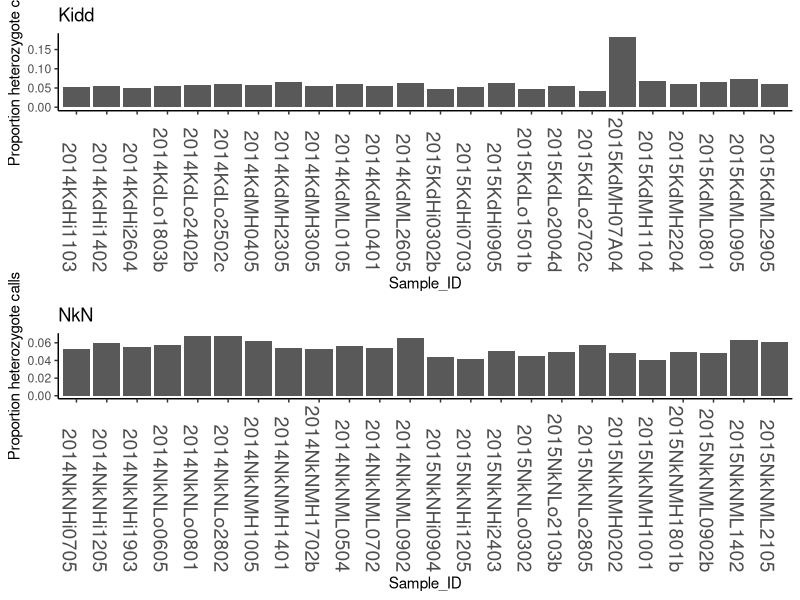
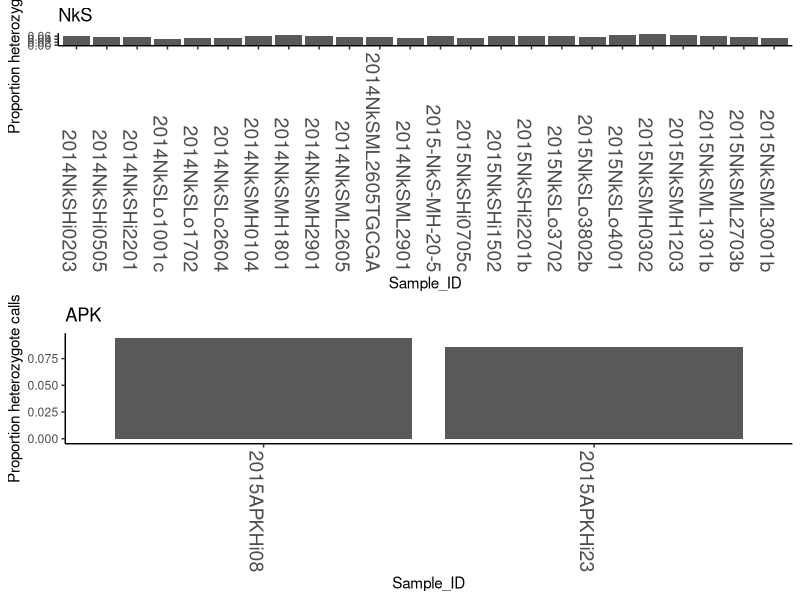
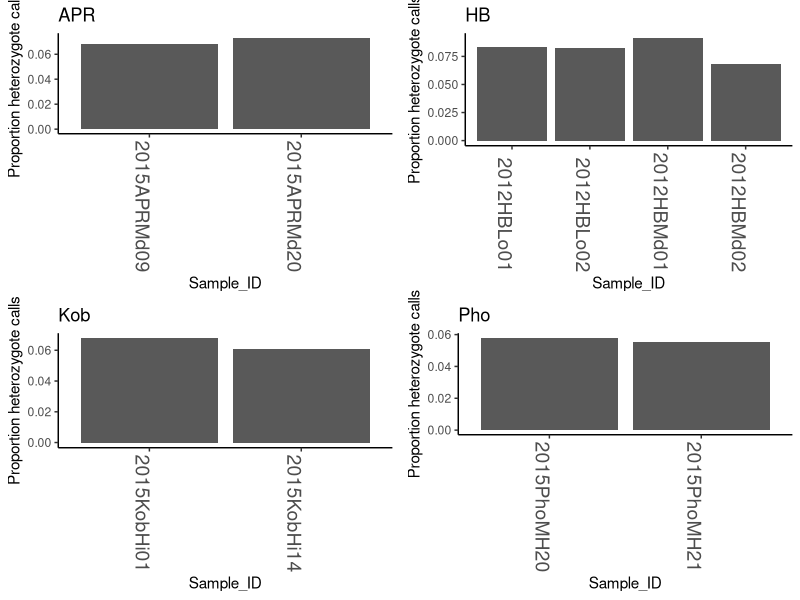
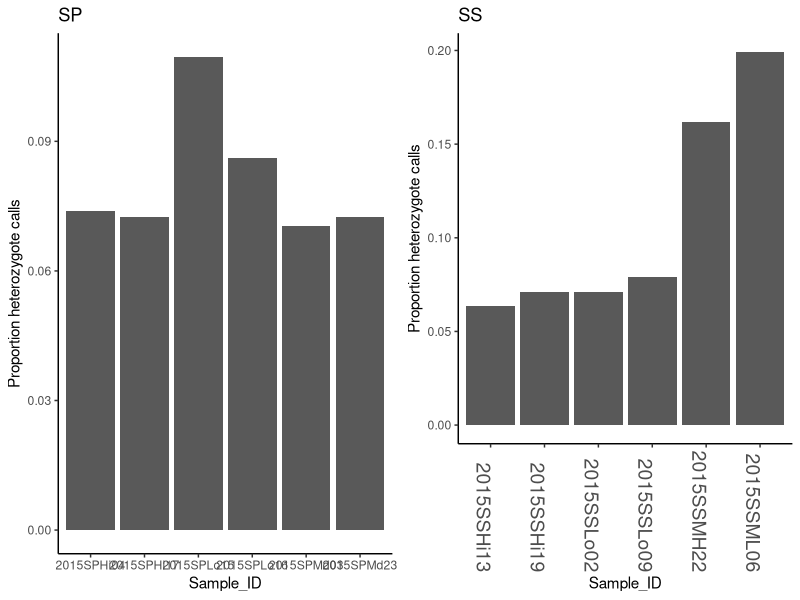
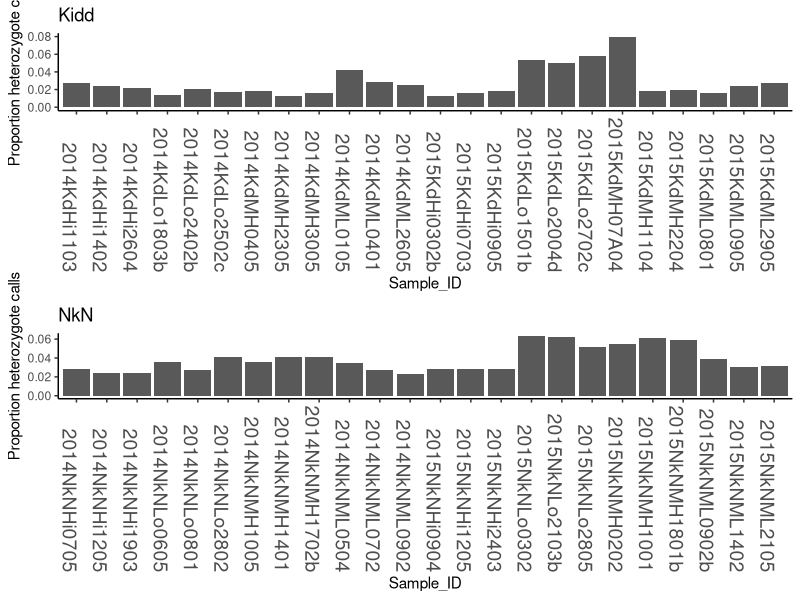
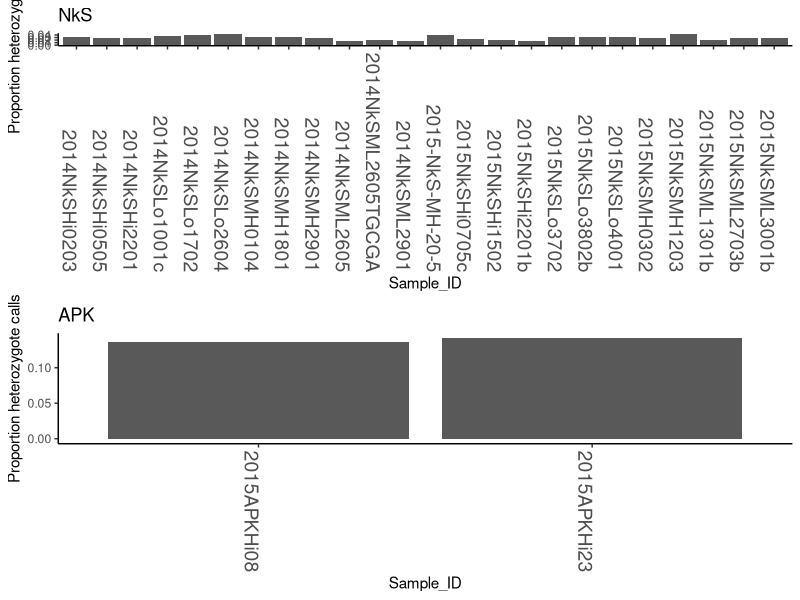
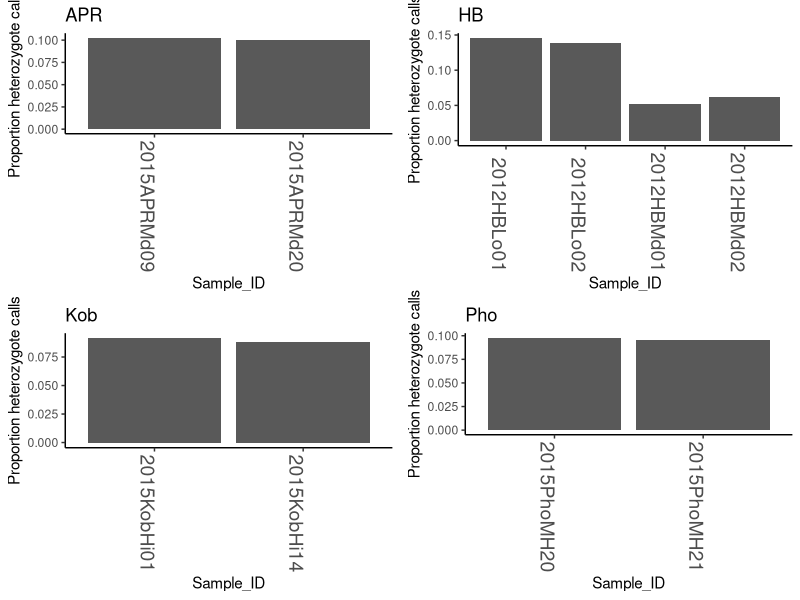
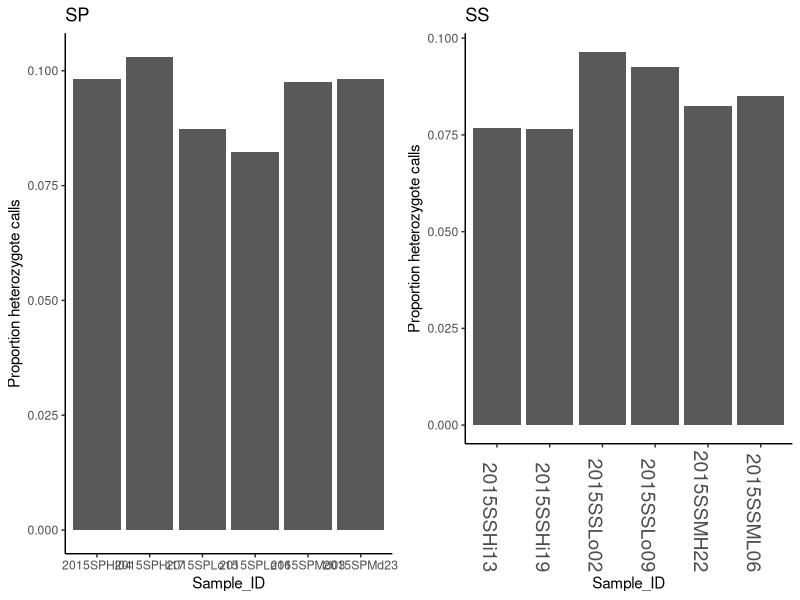

These charts were generated, in order, by the following R code:
install.packages("ggplot2")
library(ggplot2)
library(gridExtra)
library(grid)
het_homs_calls=read.table("output/summary_stats/Het_Hom_alt_Missing_counts_by_sample.txt", header=T, sep="\t")

summary(het_homs_calls)
#range of het proportion
summary(het_homs_calls$Prop_het)
#10 pop groups ignoring year and elevation
#organize samples into populations
Kidd=het_homs_calls[grepl("Kd",het_homs_calls$Sample_ID),]
NkN=het_homs_calls[grepl("NkN",het_homs_calls$Sample_ID),]
NkS=het_homs_calls[grepl("NkS",het_homs_calls$Sample_ID),]
APK=het_homs_calls[grepl("APK",het_homs_calls$Sample_ID),]
APR=het_homs_calls[grepl("APR",het_homs_calls$Sample_ID),]
HB=het_homs_calls[grepl("HB",het_homs_calls$Sample_ID),]
Kob=het_homs_calls[grepl("Kob",het_homs_calls$Sample_ID),]
Pho=het_homs_calls[grepl("Pho",het_homs_calls$Sample_ID),]
SP=het_homs_calls[grepl("SP",het_homs_calls$Sample_ID),]
SS=het_homs_calls[grepl("SS",het_homs_calls$Sample_ID),]


Kidd_plot=ggplot(Kidd, aes(x = Sample_ID, y = Prop_het)) + geom_bar(stat = "identity") + theme(axis.text.x = element_text(size=14,angle = 270, hjust=1),

        panel.background=element_blank(),  
        axis.line = element_line(colour = "black"))+
        theme(axis.line.x = element_line(color="black"),
                axis.line.y = element_line(color="black"))+
        ylab("Proportion heterozygote calls") +
        ggtitle("Kidd")

NkN_plot=ggplot(NkN, aes(x = Sample_ID, y = Prop_het)) + geom_bar(stat = "identity") + theme(axis.text.x = element_text(size=14,angle = 270, hjust=1),

        panel.background=element_blank(),  
        axis.line = element_line(colour = "black"))+
        theme(axis.line.x = element_line(color="black"),
                axis.line.y = element_line(color="black"))+
        ylab("Proportion heterozygote calls") +
        ggtitle("NkN")

NkS_plot=ggplot(NkS, aes(x = Sample_ID, y = Prop_het)) + geom_bar(stat = "identity") + theme(axis.text.x = element_text(size=14,angle = 270, hjust=1),

        panel.background=element_blank(),  
        axis.line = element_line(colour = "black"))+
        theme(axis.line.x = element_line(color="black"),
                axis.line.y = element_line(color="black"))+
        ylab("Proportion heterozygote calls") +
        ggtitle("NkS")

APK_plot=ggplot(APK, aes(x = Sample_ID, y = Prop_het)) + geom_bar(stat = "identity") + theme(axis.text.x = element_text(size=14,angle = 270, hjust=1),

        panel.background=element_blank(),  
        axis.line = element_line(colour = "black"))+
        theme(axis.line.x = element_line(color="black"),
                axis.line.y = element_line(color="black"))+
        ylab("Proportion heterozygote calls") +
        ggtitle("APK")

APR_plot=ggplot(APR, aes(x = Sample_ID, y = Prop_het)) + geom_bar(stat = "identity") + theme(axis.text.x = element_text(size=14,angle = 270, hjust=1),

        panel.background=element_blank(),  
        axis.line = element_line(colour = "black"))+
        theme(axis.line.x = element_line(color="black"),
                axis.line.y = element_line(color="black"))+
        ylab("Proportion heterozygote calls") +
        ggtitle("APR")
                
HB_plot=ggplot(HB, aes(x = Sample_ID, y = Prop_het)) + geom_bar(stat = "identity") + theme(axis.text.x = element_text(size=14,angle = 270, hjust=1),
    
          panel.background=element_blank(),  
                axis.line = element_line(colour = "black"))+
                theme(axis.line.x = element_line(color="black"),
                axis.line.y = element_line(color="black"))+
                ylab("Proportion heterozygote calls") +
                ggtitle("HB")

Kob_plot=ggplot(Kob, aes(x = Sample_ID, y = Prop_het)) + geom_bar(stat = "identity") + theme(axis.text.x = element_text(size=14,angle = 270, hjust=1),

        panel.background=element_blank(),  
        axis.line = element_line(colour = "black"))+
        theme(axis.line.x = element_line(color="black"),
                axis.line.y = element_line(color="black"))+
        ylab("Proportion heterozygote calls") +
        ggtitle("Kob")
                
Pho_plot=ggplot(Pho, aes(x = Sample_ID, y = Prop_het)) + geom_bar(stat = "identity") + theme(axis.text.x = element_text(size=14,angle = 270, hjust=1),

        panel.background=element_blank(),  
        axis.line = element_line(colour = "black"))+
        theme(axis.line.x = element_line(color="black"),
        axis.line.y = element_line(color="black"))+
        ylab("Proportion heterozygote calls") +
        ggtitle("Pho")

SP_plot=ggplot(SP, aes(x = Sample_ID, y = Prop_het)) + geom_bar(stat = "identity") + theme(axis.text.x.x = element_text(size=14,angle = 270, hjust=1),

        panel.background=element_blank(),  
        axis.line = element_line(colour = "black"))+
        theme(axis.line.x = element_line(color="black"),
                axis.line.y = element_line(color="black"))+
        ylab("Proportion heterozygote calls") +
        ggtitle("SP")

SS_plot=ggplot(SS, aes(x = Sample_ID, y = Prop_het)) + geom_bar(stat = "identity") + theme(axis.text.x = element_text(size=14,angle = 270, hjust=1),
        panel.background=element_blank(),  
        axis.line = element_line(colour = "black"))+
        theme(axis.line.x = element_line(color="black"),
                axis.line.y = element_line(color="black"))+
        ylab("Proportion heterozygote calls") +
        ggtitle("SS")

grid.arrange(Kidd_plot,NkN_plot, ncol=1)
grid.arrange(NkS_plot, APK_plot, ncol=1)
grid.arrange( APR_plot, HB_plot, Kob_plot,Pho_plot, ncol=2)
grid.arrange(SP_plot, SS_plot, ncol=2)


#Proportion Alternate genotypes:

Kidd_plot=ggplot(Kidd, aes(x = Sample_ID, y = Prop_alt)) + geom_bar(stat = "identity") + theme(axis.text.x = element_text(size=14,angle = 270, hjust=1),
        
        panel.background=element_blank(),  
        axis.line = element_line(colour = "black"))+
        theme(axis.line.x = element_line(color="black"),
                axis.line.y = element_line(color="black"))+
        ylab("Proportion heterozygote calls") +
        ggtitle("Kidd")

NkN_plot=ggplot(NkN, aes(x = Sample_ID, y = Prop_alt)) + geom_bar(stat = "identity") + theme(axis.text.x = element_text(size=14,angle = 270, hjust=1),
        
        panel.background=element_blank(),  
        axis.line = element_line(colour = "black"))+
        theme(axis.line.x = element_line(color="black"),
                axis.line.y = element_line(color="black"))+
        ylab("Proportion heterozygote calls") +
        ggtitle("NkN")
NkS_plot=ggplot(NkS, aes(x = Sample_ID, y = Prop_alt)) + geom_bar(stat = "identity") + theme(axis.text.x = element_text(size=14,angle = 270, hjust=1),
        
        panel.background=element_blank(),  
        axis.line = element_line(colour = "black"))+
        theme(axis.line.x = element_line(color="black"),
                axis.line.y = element_line(color="black"))+
        ylab("Proportion heterozygote calls") +
        ggtitle("NkS")

APK_plot=ggplot(APK, aes(x = Sample_ID, y = Prop_alt)) + geom_bar(stat = "identity") + theme(axis.text.x = element_text(size=14,angle = 270, hjust=1),
        
        panel.background=element_blank(),  
        axis.line = element_line(colour = "black"))+
        theme(axis.line.x = element_line(color="black"),
                axis.line.y = element_line(color="black"))+
        ylab("Proportion heterozygote calls") +
        ggtitle("APK")

APR_plot=ggplot(APR, aes(x = Sample_ID, y = Prop_alt)) + geom_bar(stat = "identity") + theme(axis.text.x = element_text(size=14,angle = 270, hjust=1),
        
        panel.background=element_blank(),  
        axis.line = element_line(colour = "black"))+
        theme(axis.line.x = element_line(color="black"),
                axis.line.y = element_line(color="black"))+
        ylab("Proportion heterozygote calls") +
        ggtitle("APR")

HB_plot=ggplot(HB, aes(x = Sample_ID, y = Prop_alt)) + geom_bar(stat = "identity") + theme(axis.text.x = element_text(size=14,angle = 270, hjust=1),
        
        panel.background=element_blank(),  
        axis.line = element_line(colour = "black"))+
        theme(axis.line.x = element_line(color="black"),
                axis.line.y = element_line(color="black"))+
        ylab("Proportion heterozygote calls") +
        ggtitle("HB")

Kob_plot=ggplot(Kob, aes(x = Sample_ID, y = Prop_alt)) + geom_bar(stat = "identity") + theme(axis.text.x = element_text(size=14,angle = 270, hjust=1),
        
        panel.background=element_blank(),  
        axis.line = element_line(colour = "black"))+
        theme(axis.line.x = element_line(color="black"),
                axis.line.y = element_line(color="black"))+
        ylab("Proportion heterozygote calls") +
        ggtitle("Kob")

Pho_plot=ggplot(Pho, aes(x = Sample_ID, y = Prop_alt)) + geom_bar(stat = "identity") + theme(axis.text.x = element_text(size=14,angle = 270, hjust=1),
        
        panel.background=element_blank(),  
        axis.line = element_line(colour = "black"))+
        theme(axis.line.x = element_line(color="black"),
                axis.line.y = element_line(color="black"))+
        ylab("Proportion heterozygote calls") +
        ggtitle("Pho")

SP_plot=ggplot(SP, aes(x = Sample_ID, y = Prop_alt)) + geom_bar(stat = "identity") + theme(axis.text.x.x = element_text(size=14,angle = 270, hjust=1),
        
        panel.background=element_blank(),  
        axis.line = element_line(colour = "black"))+
        theme(axis.line.x = element_line(color="black"),
                axis.line.y = element_line(color="black"))+
        ylab("Proportion heterozygote calls") +
        ggtitle("SP")

SS_plot=ggplot(SS, aes(x = Sample_ID, y = Prop_alt)) + geom_bar(stat = "identity") + theme(axis.text.x = element_text(size=14,angle = 270, hjust=1),
        panel.background=element_blank(),  
        axis.line = element_line(colour = "black"))+
        theme(axis.line.x = element_line(color="black"),
                axis.line.y = element_line(color="black"))+
        ylab("Proportion heterozygote calls") +
        ggtitle("SS")

grid.arrange(Kidd_plot,NkN_plot, ncol=1)
grid.arrange(NkS_plot, APK_plot, ncol=1)
grid.arrange( APR_plot, HB_plot, Kob_plot,Pho_plot, ncol=2)
grid.arrange(SP_plot, SS_plot, ncol=2)

#distribution of SNP sites in each samples
pop_codes=c("Kd", "NkN", "NkS", "APK", "APR", "HB", "Kob", "Ph", "SP", "SS" )
sites=c("9359", "9359", "6317", "2227", "3050", "6074", "2362", "2071", "5547", "8844")
pop_sites=data.frame(pop_codes, sites)
pop_sites$sites=as.numeric(as.character(pop_sites$sites))
mean(pop_sites$sites)

ggplot(pop_sites, aes(x = pop_codes, y = sites)) + geom_bar(stat = "identity") + theme(axis.text.x = element_text(size=14,angle = 270, hjust=1),
        panel.background=element_blank(),  
        axis.line = element_line(colour = "black"))+
        theme(axis.line.x = element_line(color="black"),
                axis.line.y = element_line(color="black"))+
        ylab("# SNP sites") + xlab("Population")+
     #   ylim(0, 8000)+
        geom_hline(yintercept=5521)


#association between no samples at site and sample number
sites_no_data=read.table("output/summary_stats/missing_sites_by_pop.txt", header=F, sep="")
ggplot(sites_no_data, aes(x=V3, y=V2)) + geom_point()+
        theme( text = element_text(size=14),
                panel.background = element_blank(),
                axis.line.x = element_line(color="black"),
                axis.line.y = element_line(color="black"))+
        ylab("# sites with no data") + xlab("Sample size within pop")

